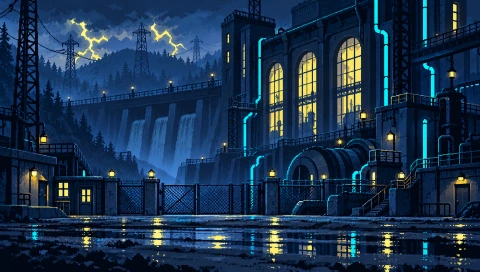
#> input picture assets/fonds/centrale_01.webp, 480 x 272 px, given in place of robot_spritesheet.png, which was not available
$ python preparer_pack.py
#> lines starting #> are read from the running program, lines starting #| are printed output that depends on the picture; after the words box and inside, x2 and y2 are one past the last pixel; in counts of white or black regions, pixels touching at a corner belong together; pictures that were not available may be replaced by others from this repository, and a replacement may not be noted
"""Prépare le pack graphique de Lunelio pour le moteur du jeu.

  python3 preparer_pack.py [dossier_du_pack]     (par défaut ../Lunelio_pack_complet)

Le pack (PNG sources, plans et JSON de placement) n'est pas modifié. Le script écrit :
  ../assets/fonds/<salle>.webp      les 72 fonds réduits à 480 × 272 (WebP qualité 92)
  ../assets/sprites/<id>.png        les planches recalées (personnages, ennemis, boss, effets, objets…)
  campagne.json                     les atlas (cadres, ancrages, animations) et les 72 salles, lu par build.py
  ../apercu_atlas_planche.png       planche de contrôle de toutes les découpes (ignorée par Git)

Découpe : les planches générées n'ont pas une grille exacte. Chaque planche est décrite par
son nombre de lignes et de colonnes ; les lignes sont trouvées d'après les zones transparentes,
les colonnes suivent un pas régulier. Chaque tache de pixels (composante connexe) est rattachée
à la case de son centre, avec ses étincelles et ses armes ; une tache qui déborde sur plusieurs
cases est coupée à la colonne la plus vide près de la frontière. Les poses sont ensuite réduites
(moyenne par blocs, alpha net), puis recalées dans des cases régulières sur un point d'ancrage
stable (pieds, centre ou base) pour que l'animation ne tremble pas.

Dépendances : Pillow, numpy et scipy (outil de préparation seulement, pas pour build.py).
"""
import json, os, sys, glob, hashlib
import numpy as np
from PIL import Image
from scipy import ndimage

HERE = os.path.dirname(os.path.abspath(__file__))
ROOT = os.path.normpath(os.path.join(HERE, ".."))
PACK = os.path.abspath(sys.argv[1]) if len(sys.argv) > 1 else os.path.join(ROOT, "Lunelio_pack_complet")
OUT_FONDS = os.path.join(ROOT, "assets", "fonds")
OUT_SPR = os.path.join(ROOT, "assets", "sprites")
os.makedirs(OUT_FONDS, exist_ok=True); os.makedirs(OUT_SPR, exist_ok=True)
P = lambda *a: os.path.join(PACK, *a)
ATLAS = {}
PREVIEW = []

# ---------------------------------------------------------------- découpe
def load(path):
    return np.array(Image.open(path).convert("RGBA"))

def runs(mask, gap):
    idx = np.where(mask)[0]
    if not len(idx): return []
    out = [[idx[0], idx[0]]]
    for i in idx[1:]:
        if i - out[-1][1] <= gap: out[-1][1] = i
        else: out.append([i, i])
    return [[a, b + 1] for a, b in out]

def bands(alpha, n):
    """n bandes horizontales séparées par du vide (les petites bandes rejoignent la plus proche)."""
    r = runs(alpha.any(1), 4)
    while len(r) > n:
        # fusion : d'abord les bandes minuscules, sinon l'écart le plus petit
        hs = [b - a for a, b in r]
        i = int(np.argmin(hs))
        if hs[i] < 0.25 * max(hs):
            j = i - 1 if i == len(r) - 1 or (i > 0 and r[i][0] - r[i - 1][1] < r[i + 1][0] - r[i][1]) else i + 1
        else:
            gaps = [r[k + 1][0] - r[k][1] for k in range(len(r) - 1)]
            i = int(np.argmin(gaps)); j = i + 1
        a, b = sorted((i, j)); r[a] = [r[a][0], r[b][1]]; del r[b]
    if len(r) < n:
        H = alpha.shape[0]; r = [[k * H // n, (k + 1) * H // n] for k in range(n)]
    return r

def frames(path, nrows, ncols, region="full", thr=40, keep_min=6, rowcounts=None):
    """Renvoie [ligne][colonne] -> (image RGBA recadrée, (x, y) de son coin dans la source) ou None.
    region : "full" (pas régulier sur toute la largeur), "content" (sur la largeur occupée),
    "row" (chaque ligne a son propre nombre d'images, rowcounts, réparties sur sa largeur occupée)."""
#> called with nrows = 5, ncols = 6, region = 'row', thr = 40, keep_min = 6
    im = load(path); a = im[:, :, 3] > thr
#> after `a = im[:, :, 3] > thr`: a: shape (272, 480) bool; every value is 1
    H, W = a.shape
#> H = 272; W = 480
    lab, n = ndimage.label(a, structure=np.ones((3, 3)))
#> lab: shape (272, 480) int32; every value is 1
#> n = 1
    objs = ndimage.find_objects(lab)
#> objs = 1 item
    rows = bands(a, nrows)
#> in runs, `idx = np.where(mask)[0]`: idx = 272 values from 0 to 271
#> in runs, `out = [[idx[0], idx[0]]]`: out = [[0, 0]]
#> after the loop in runs, `for i in idx[1:]:`: out = [[0, 271]]
#> in bands, `r = runs(alpha.any(1), 4)`: r = [[0, 272]]
#> rows = [[0, 54], [54, 108], [108, 163], [163, 217], [217, 272]]
    if region == "full": x0, x1 = 0, W
    else:
        cols = np.where(a.any(0))[0]; x0, x1 = int(cols[0]), int(cols[-1]) + 1
#> after `cols = np.where(a.any(0))[0]`: cols = 480 values from 0 to 479
#> after `x0, x1 = (int(cols[0]), int(cols[-1]) + 1)`: x0 = 0; x1 = 480
    grid = []
    for r, (ya, yb) in enumerate(rows):
        if region == "row":
            n = rowcounts[r]; c = np.where(a[ya:yb].any(0))[0]
            grid.append((int(c[0]), (int(c[-1]) + 1 - int(c[0])) / n, n))
        else: grid.append((x0, (x1 - x0) / ncols, ncols))
#> this loop made 5 passes
#> (ya, yb, n) on passes 1 to 5: (0, 54, 4), (54, 108, 6), (108, 163, 5), (163, 217, 2), (217, 272, 2)
#> after the loop, grid = [(0, 120, 4), (0, 80, 6), (0, 96, 5), (0, 240, 2), (0, 240, 2)]
    masks = {}
    def put(r, c, m, sl):
        c = max(0, min(ncols - 1, c))
        key = (r, c)
        if key not in masks: masks[key] = np.zeros_like(a)
        masks[key][sl] |= m
    for k, sl in enumerate(objs, 1):
        if sl is None: continue
        m = lab[sl] == k
        if m.sum() < keep_min: continue
        ys, xs = np.nonzero(m)
        cy = sl[0].start + ys.mean(); cx = sl[1].start + xs.mean()
        r = min(range(len(rows)), key=lambda i: 0 if rows[i][0] <= cy < rows[i][1] else min(abs(cy - rows[i][0]), abs(cy - rows[i][1])))
        bx0, bx1 = sl[1].start, sl[1].stop
        x0, pitch, nc = grid[r]
        if bx1 - bx0 <= 1.3 * pitch:
            put(r, int((cx - x0) // pitch), m, sl); continue
        # tache trop large : coupe à la colonne la plus vide près de chaque frontière
        colsum = m.sum(0); cuts = [0]
        for c in range(1, nc):
            b = x0 + c * pitch - bx0
            if b <= 0 or b >= bx1 - bx0: continue
            lo, hi = int(max(1, b - 0.22 * pitch)), int(min(bx1 - bx0 - 1, b + 0.22 * pitch))
            cuts.append(lo + int(np.argmin(colsum[lo:hi])))
        cuts.append(bx1 - bx0)
        for i in range(len(cuts) - 1):
            part = np.zeros_like(m); part[:, cuts[i]:cuts[i + 1]] = m[:, cuts[i]:cuts[i + 1]]
            if part.sum() < keep_min: continue
            pcx = bx0 + np.nonzero(part)[1].mean()
            put(r, int((pcx - x0) // pitch), part, sl)
#> this loop made 1 pass
#> (k, cy, cx, bx0, bx1, x0, pitch) on pass 1: (1, 135.5, 239.5, 0, 480, 0, 96)
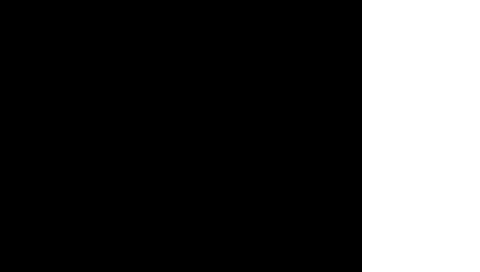
#> part: shape (272, 480) bool; 24.6% white; 1 white region, box (x1, y1, x2, y2) and area: (362, 0, 480, 272) 32096
    out = []
    for r in range(len(rows)):
        line = []
        for c in range(ncols):
            m = masks.get((r, c))
            if m is None: line.append(None); continue
            ys, xs = np.nonzero(m); y0, y1, xa, xb = ys.min(), ys.max() + 1, xs.min(), xs.max() + 1
            crop = im[y0:y1, xa:xb].copy(); crop[:, :, 3] = np.where(m[y0:y1, xa:xb], crop[:, :, 3], 0)
            line.append((crop, (int(xa), int(y0))))
        out.append(line)
#> this loop made 5 passes
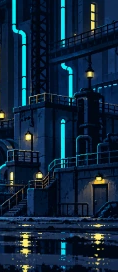
#> crop: shape (272, 118, 4); mean R, G, B, A 15.9, 38, 60.2, 255
#> after the loop, out = 5 items
    return out

def shrink(rgba, s, soft=False):
    """Réduction par moyenne de blocs (alpha prémultiplié), puis alpha net sauf pour les effets doux."""
    h, w = rgba.shape[:2]
    W, H = max(1, round(w * s)), max(1, round(h * s))
    f = rgba.astype(np.float64); f[:, :, :3] *= f[:, :, 3:] / 255
    r = np.array(Image.fromarray(f.clip(0, 255).astype(np.uint8)).resize((W, H), Image.BOX)).astype(np.float64)
    al = r[:, :, 3:]
    r[:, :, :3] = np.where(al > 0, r[:, :, :3] * 255 / np.maximum(al, 1), 0)
    if soft: r[:, :, 3] = np.where(r[:, :, 3] < 24, 0, np.minimum(255, r[:, :, 3] * 1.15))
    else: r[:, :, 3] = np.where(r[:, :, 3] > 110, 255, 0)
    return r.clip(0, 255).astype(np.uint8)

# [39 lines left out: functions anchor_of, pack, not called in this run]

def flat(fr):
    return [x[0] if x else None for row in fr for x in row]

# ---------------------------------------------------------------- personnages
CHAR_ANIMS = {"idle": [0, 4], "run": [6, 6], "attack": [12, 5], "jump": [18, 2], "special": [24, 2]}
for cid in ("robot", "singe", "ninja", "rumi", "steve", "homme"):
    fr = frames(P("assets", "personnages", f"{cid}_spritesheet.png"), 5, 6, region="row", rowcounts=[4, 6, 5, 2, 2])
#> fr = 5 items
    idle_h = np.median([x[0].shape[0] for x in fr[0] if x])
#> idle_h = nan
    # les pieds tombent au même endroit que ceux d'Hélio et Lune ; la taille suit la leur (≈ 38 px)
    s = 38 / idle_h
#> s = nan
    seq = []
    for r in range(5):
        for c in range(6):
#> (the run stopped early here; a loop or call above may not have finished)

$ run again, on assets/fonds/centrale_06.webp
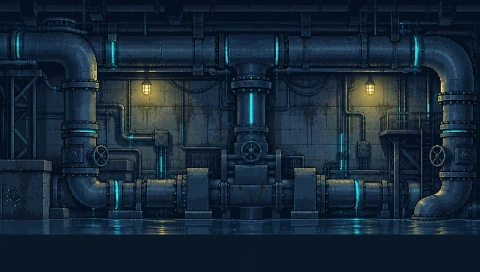
#> input picture assets/fonds/centrale_06.webp, 480 x 272 px, given in place of robot_spritesheet.png, which was not available
#> a: shape (272, 480) bool; every value is 1
#> lab: shape (272, 480) int32; every value is 1
#> in frames, `lab, n = ndimage.label(a, structure=np.ones((3, 3)))`: n = 1
#> objs = 1 item
#> idx = 272 values from 0 to 271
#> in runs, `out = [[idx[0], idx[0]]]`: out = [[0, 0]]
#> after the loop in runs, `for i in idx[1:]:`: out = [[0, 271]]
#> in bands, `r = runs(alpha.any(1), 4)`: r = [[0, 272]]
#> rows = [[0, 54], [54, 108], [108, 163], [163, 217], [217, 272]]
#> cols = 480 values from 0 to 479
#> in frames, `x0, x1 = (int(cols[0]), int(cols[-1]) + 1)`: x0 = 0; x1 = 480
#> the loop in frames, `for r, (ya, yb) in enumerate(rows):` made 5 passes
#> (ya, yb, n) on passes 1 to 5: (0, 54, 4), (54, 108, 6), (108, 163, 5), (163, 217, 2), (217, 272, 2)
#> after the loop in frames, `for r, (ya, yb) in enumerate(rows):`: grid = [(0, 120, 4), (0, 80, 6), (0, 96, 5), (0, 240, 2), (0, 240, 2)]
#> the loop in frames, `for k, sl in enumerate(objs, 1):` made 1 pass
#> (k, cy, cx, bx0, bx1, x0, pitch) on pass 1: (1, 135.5, 239.5, 0, 480, 0, 96)
#> the loop in frames, `for r in range(len(rows)):` made 5 passes
#> after the loop in frames, `for r in range(len(rows)):`:
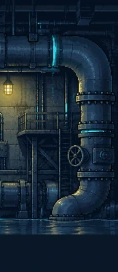
#> crop: shape (272, 118, 4); mean R, G, B, A 24, 39.7, 53.6, 255
#> after the loop in frames, `for r in range(len(rows)):`: out = 5 items
#> idle_h = nan

$ run again, on assets/fonds/centrale_07.webp
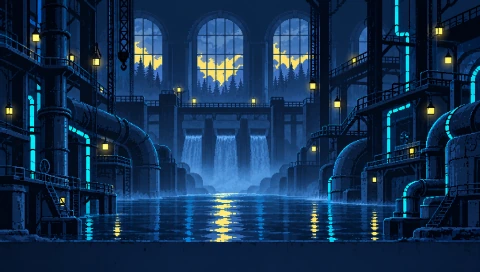
#> input picture assets/fonds/centrale_07.webp, 480 x 272 px, given in place of robot_spritesheet.png, which was not available
#> a: shape (272, 480) bool; every value is 1
#> lab: shape (272, 480) int32; every value is 1
#> in frames, `lab, n = ndimage.label(a, structure=np.ones((3, 3)))`: n = 1
#> objs = 1 item
#> idx = 272 values from 0 to 271
#> in runs, `out = [[idx[0], idx[0]]]`: out = [[0, 0]]
#> after the loop in runs, `for i in idx[1:]:`: out = [[0, 271]]
#> in bands, `r = runs(alpha.any(1), 4)`: r = [[0, 272]]
#> rows = [[0, 54], [54, 108], [108, 163], [163, 217], [217, 272]]
#> cols = 480 values from 0 to 479
#> in frames, `x0, x1 = (int(cols[0]), int(cols[-1]) + 1)`: x0 = 0; x1 = 480
#> the loop in frames, `for r, (ya, yb) in enumerate(rows):` made 5 passes
#> (ya, yb, n) on passes 1 to 5: (0, 54, 4), (54, 108, 6), (108, 163, 5), (163, 217, 2), (217, 272, 2)
#> after the loop in frames, `for r, (ya, yb) in enumerate(rows):`: grid = [(0, 120, 4), (0, 80, 6), (0, 96, 5), (0, 240, 2), (0, 240, 2)]
#> the loop in frames, `for k, sl in enumerate(objs, 1):` made 1 pass
#> (k, cy, cx, bx0, bx1, x0, pitch) on pass 1: (1, 135.5, 239.5, 0, 480, 0, 96)
#> the loop in frames, `for r in range(len(rows)):` made 5 passes
#> after the loop in frames, `for r in range(len(rows)):`:
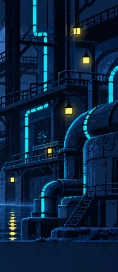
#> crop: shape (272, 118, 4); mean R, G, B, A 10.6, 34.8, 61.7, 255
#> after the loop in frames, `for r in range(len(rows)):`: out = 5 items
#> idle_h = nan
